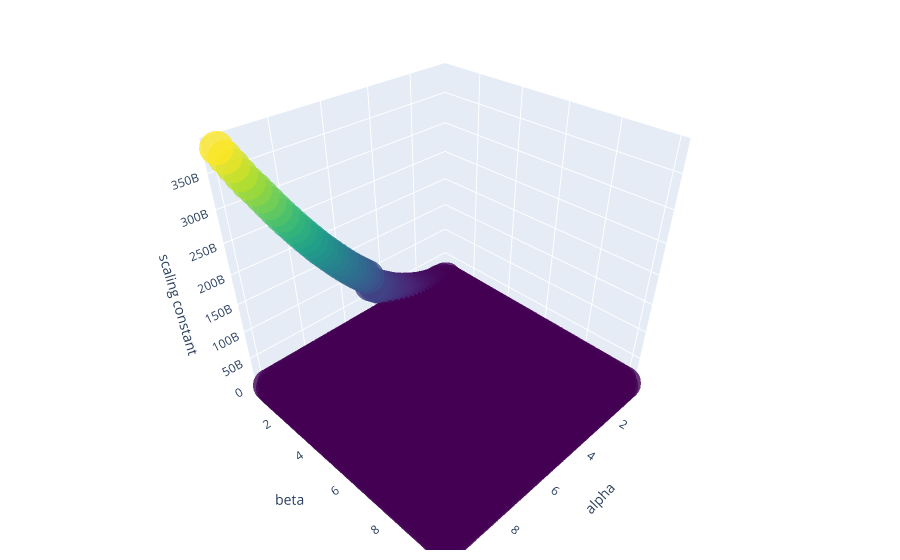

Here is the notebook cell this chart was saved with:
### Code cell
graph_objects(parameter_pairs, parameter_cs)

### Figure 1 — Plotly figure (JSON) as saved in the notebook; plotly's stock layout.template omitted (floating-point values rounded to 4 significant figures; data arrays with more than 128 entries replaced by an {"elided": "..."} marker saying what was removed)
{"data": [{"marker": {"color": {"elided": "2500 float values"}, "colorscale": [[0, "#440154"], [0.1111, "#482878"], [0.2222, "#3e4989"], [0.3333, "#31688e"], [0.4444, "#26828e"], [0.5556, "#1f9e89"], [0.6667, "#35b779"], [0.7778, "#6ece58"], [0.8889, "#b5de2b"], [1, "#fde725"]], "opacity": 0.8, "size": 12}, "mode": "markers", "type": "scatter3d", "x": {"elided": "2500 float values"}, "y": {"elided": "2500 float values"}, "z": {"elided": "2500 float values"}}], "layout": {"margin": {"b": 10, "l": 10, "r": 20, "t": 10}, "scene": {"xaxis": {"title": {"text": "alpha"}}, "yaxis": {"title": {"text": "beta"}}, "zaxis": {"title": {"text": "scaling constant"}}}}}
